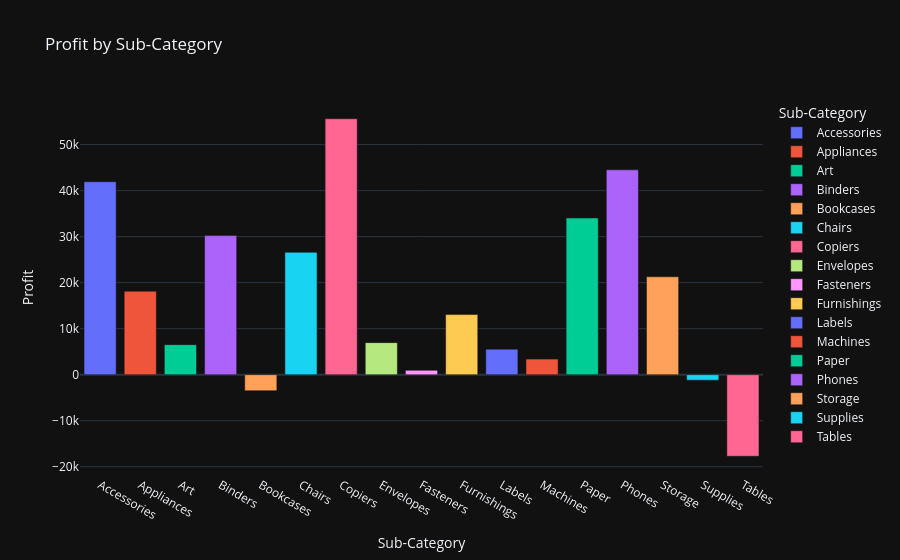

This figure's notebook cell:
### Code cell
fig4=px.bar(profit_by_subcategory,x='Sub-Category',y='Profit',title='Profit by Sub-Category',color='Sub-Category')
fig4.show()

### Figure 1 — Plotly figure (JSON) as saved in the notebook; plotly's stock layout.template omitted (floating-point values rounded to 4 significant figures)
{"data": [{"alignmentgroup": "True", "hovertemplate": "Sub-Category=%{x}<br>Profit=%{y}<extra></extra>", "legendgroup": "Accessories", "marker": {"color": "#636efa", "pattern": {"shape": ""}}, "name": "Accessories", "offsetgroup": "Accessories", "orientation": "v", "showlegend": true, "textposition": "auto", "x": ["Accessories"], "xaxis": "x", "y": [41940.0], "yaxis": "y", "type": "bar"}, {"alignmentgroup": "True", "hovertemplate": "Sub-Category=%{x}<br>Profit=%{y}<extra></extra>", "legendgroup": "Appliances", "marker": {"color": "#EF553B", "pattern": {"shape": ""}}, "name": "Appliances", "offsetgroup": "Appliances", "orientation": "v", "showlegend": true, "textposition": "auto", "x": ["Appliances"], "xaxis": "x", "y": [18140.0], "yaxis": "y", "type": "bar"}, {"alignmentgroup": "True", "hovertemplate": "Sub-Category=%{x}<br>Profit=%{y}<extra></extra>", "legendgroup": "Art", "marker": {"color": "#00cc96", "pattern": {"shape": ""}}, "name": "Art", "offsetgroup": "Art", "orientation": "v", "showlegend": true, "textposition": "auto", "x": ["Art"], "xaxis": "x", "y": [6528.0], "yaxis": "y", "type": "bar"}, {"alignmentgroup": "True", "hovertemplate": "Sub-Category=%{x}<br>Profit=%{y}<extra></extra>", "legendgroup": "Binders", "marker": {"color": "#ab63fa", "pattern": {"shape": ""}}, "name": "Binders", "offsetgroup": "Binders", "orientation": "v", "showlegend": true, "textposition": "auto", "x": ["Binders"], "xaxis": "x", "y": [30220.0], "yaxis": "y", "type": "bar"}, {"alignmentgroup": "True", "hovertemplate": "Sub-Category=%{x}<br>Profit=%{y}<extra></extra>", "legendgroup": "Bookcases", "marker": {"color": "#FFA15A", "pattern": {"shape": ""}}, "name": "Bookcases", "offsetgroup": "Bookcases", "orientation": "v", "showlegend": true, "textposition": "auto", "x": ["Bookcases"], "xaxis": "x", "y": [-3473.0], "yaxis": "y", "type": "bar"}, {"alignmentgroup": "True", "hovertemplate": "Sub-Category=%{x}<br>Profit=%{y}<extra></extra>", "legendgroup": "Chairs", "marker": {"color": "#19d3f3", "pattern": {"shape": ""}}, "name": "Chairs", "offsetgroup": "Chairs", "orientation": "v", "showlegend": true, "textposition": "auto", "x": ["Chairs"], "xaxis": "x", "y": [26590.0], "yaxis": "y", "type": "bar"}, {"alignmentgroup": "True", "hovertemplate": "Sub-Category=%{x}<br>Profit=%{y}<extra></extra>", "legendgroup": "Copiers", "marker": {"color": "#FF6692", "pattern": {"shape": ""}}, "name": "Copiers", "offsetgroup": "Copiers", "orientation": "v", "showlegend": true, "textposition": "auto", "x": ["Copiers"], "xaxis": "x", "y": [55620.0], "yaxis": "y", "type": "bar"}, {"alignmentgroup": "True", "hovertemplate": "Sub-Category=%{x}<br>Profit=%{y}<extra></extra>", "legendgroup": "Envelopes", "marker": {"color": "#B6E880", "pattern": {"shape": ""}}, "name": "Envelopes", "offsetgroup": "Envelopes", "orientation": "v", "showlegend": true, "textposition": "auto", "x": ["Envelopes"], "xaxis": "x", "y": [6964.0], "yaxis": "y", "type": "bar"}, {"alignmentgroup": "True", "hovertemplate": "Sub-Category=%{x}<br>Profit=%{y}<extra></extra>", "legendgroup": "Fasteners", "marker": {"color": "#FF97FF", "pattern": {"shape": ""}}, "name": "Fasteners", "offsetgroup": "Fasteners", "orientation": "v", "showlegend": true, "textposition": "auto", "x": ["Fasteners"], "xaxis": "x", "y": [949.5], "yaxis": "y", "type": "bar"}, {"alignmentgroup": "True", "hovertemplate": "Sub-Category=%{x}<br>Profit=%{y}<extra></extra>", "legendgroup": "Furnishings", "marker": {"color": "#FECB52", "pattern": {"shape": ""}}, "name": "Furnishings", "offsetgroup": "Furnishings", "orientation": "v", "showlegend": true, "textposition": "auto", "x": ["Furnishings"], "xaxis": "x", "y": [13060.0], "yaxis": "y", "type": "bar"}, {"alignmentgroup": "True", "hovertemplate": "Sub-Category=%{x}<br>Profit=%{y}<extra></extra>", "legendgroup": "Labels", "marker": {"color": "#636efa", "pattern": {"shape": ""}}, "name": "Labels", "offsetgroup": "Labels", "orientation": "v", "showlegend": true, "textposition": "auto", "x": ["Labels"], "xaxis": "x", "y": [5546.0], "yaxis": "y", "type": "bar"}, {"alignmentgroup": "True", "hovertemplate": "Sub-Category=%{x}<br>Profit=%{y}<extra></extra>", "legendgroup": "Machines", "marker": {"color": "#EF553B", "pattern": {"shape": ""}}, "name": "Machines", "offsetgroup": "Machines", "orientation": "v", "showlegend": true, "textposition": "auto", "x": ["Machines"], "xaxis": "x", "y": [3385.0], "yaxis": "y", "type": "bar"}, {"alignmentgroup": "True", "hovertemplate": "Sub-Category=%{x}<br>Profit=%{y}<extra></extra>", "legendgroup": "Paper", "marker": {"color": "#00cc96", "pattern": {"shape": ""}}, "name": "Paper", "offsetgroup": "Paper", "orientation": "v", "showlegend": true, "textposition": "auto", "x": ["Paper"], "xaxis": "x", "y": [34050.0], "yaxis": "y", "type": "bar"}, {"alignmentgroup": "True", "hovertemplate": "Sub-Category=%{x}<br>Profit=%{y}<extra></extra>", "legendgroup": "Phones", "marker": {"color": "#ab63fa", "pattern": {"shape": ""}}, "name": "Phones", "offsetgroup": "Phones", "orientation": "v", "showlegend": true, "textposition": "auto", "x": ["Phones"], "xaxis": "x", "y": [44520.0], "yaxis": "y", "type": "bar"}, {"alignmentgroup": "True", "hovertemplate": "Sub-Category=%{x}<br>Profit=%{y}<extra></extra>", "legendgroup": "Storage", "marker": {"color": "#FFA15A", "pattern": {"shape": ""}}, "name": "Storage", "offsetgroup": "Storage", "orientation": "v", "showlegend": true, "textposition": "auto", "x": ["Storage"], "xaxis": "x", "y": [21280.0], "yaxis": "y", "type": "bar"}, {"alignmentgroup": "True", "hovertemplate": "Sub-Category=%{x}<br>Profit=%{y}<extra></extra>", "legendgroup": "Supplies", "marker": {"color": "#19d3f3", "pattern": {"shape": ""}}, "name": "Supplies", "offsetgroup": "Supplies", "orientation": "v", "showlegend": true, "textposition": "auto", "x": ["Supplies"], "xaxis": "x", "y": [-1189.0], "yaxis": "y", "type": "bar"}, {"alignmentgroup": "True", "hovertemplate": "Sub-Category=%{x}<br>Profit=%{y}<extra></extra>", "legendgroup": "Tables", "marker": {"color": "#FF6692", "pattern": {"shape": ""}}, "name": "Tables", "offsetgroup": "Tables", "orientation": "v", "showlegend": true, "textposition": "auto", "x": ["Tables"], "xaxis": "x", "y": [-17730.0], "yaxis": "y", "type": "bar"}], "layout": {"xaxis": {"anchor": "y", "domain": [0.0, 1.0], "title": {"text": "Sub-Category"}, "categoryorder": "array", "categoryarray": ["Accessories", "Appliances", "Art", "Binders", "Bookcases", "Chairs", "Copiers", "Envelopes", "Fasteners", "Furnishings", "Labels", "Machines", "Paper", "Phones", "Storage", "Supplies", "Tables"]}, "yaxis": {"anchor": "x", "domain": [0.0, 1.0], "title": {"text": "Profit"}}, "legend": {"title": {"text": "Sub-Category"}, "tracegroupgap": 0}, "title": {"text": "Profit by Sub-Category"}, "barmode": "relative"}}
